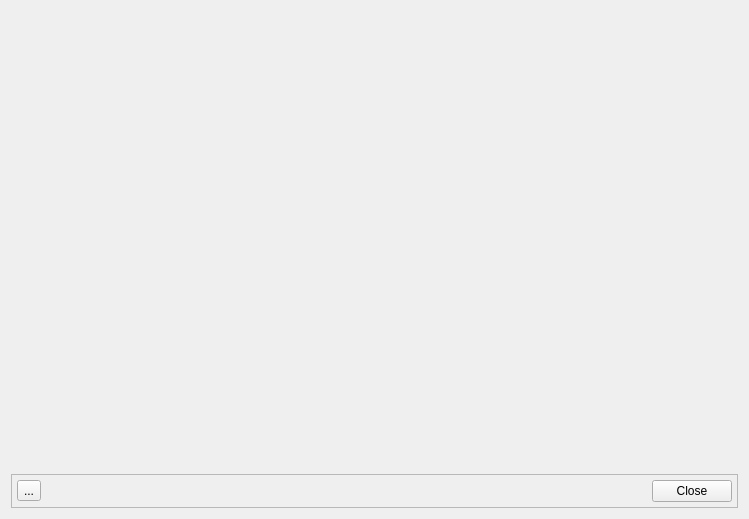
<?xml version="1.0" encoding="UTF-8"?>
<ui version="4.0">
 <class>OutputWindow</class>
 <widget class="QWidget" name="OutputWindow">
  <property name="geometry">
   <rect>
    <x>0</x>
    <y>0</y>
    <width>749</width>
    <height>519</height>
   </rect>
  </property>
  <property name="windowTitle">
   <string>Filter output</string>
  </property>
  <layout class="QVBoxLayout" name="verticalLayout" stretch="1,0">
   <item>
    <widget class="ImageView" name="_imageView" native="true"/>
   </item>
   <item>
    <widget class="QFrame" name="_buttonsFrame">
     <property name="frameShape">
      <enum>QFrame::StyledPanel</enum>
     </property>
     <property name="frameShadow">
      <enum>QFrame::Raised</enum>
     </property>
     <layout class="QHBoxLayout" name="horizontalLayout_2">
      <property name="spacing">
       <number>3</number>
      </property>
      <property name="leftMargin">
       <number>5</number>
      </property>
      <property name="topMargin">
       <number>5</number>
      </property>
      <property name="rightMargin">
       <number>5</number>
      </property>
      <property name="bottomMargin">
       <number>5</number>
      </property>
      <item>
       <widget class="QToolButton" name="_tbFullScreen">
        <property name="toolTip">
         <string>Show fullscreen</string>
        </property>
        <property name="text">
         <string>...</string>
        </property>
       </widget>
      </item>
      <item>
       <spacer name="horizontalSpacer">
        <property name="orientation">
         <enum>Qt::Horizontal</enum>
        </property>
        <property name="sizeHint" stdset="0">
         <size>
          <width>40</width>
          <height>20</height>
         </size>
        </property>
       </spacer>
      </item>
      <item>
       <widget class="QPushButton" name="_pbClose">
        <property name="text">
         <string>Close</string>
        </property>
       </widget>
      </item>
     </layout>
    </widget>
   </item>
  </layout>
 </widget>
 <customwidgets>
  <customwidget>
   <class>ImageView</class>
   <extends>QWidget</extends>
   <header>ImageView.h</header>
   <container>1</container>
  </customwidget>
 </customwidgets>
 <resources/>
 <connections/>
</ui>
